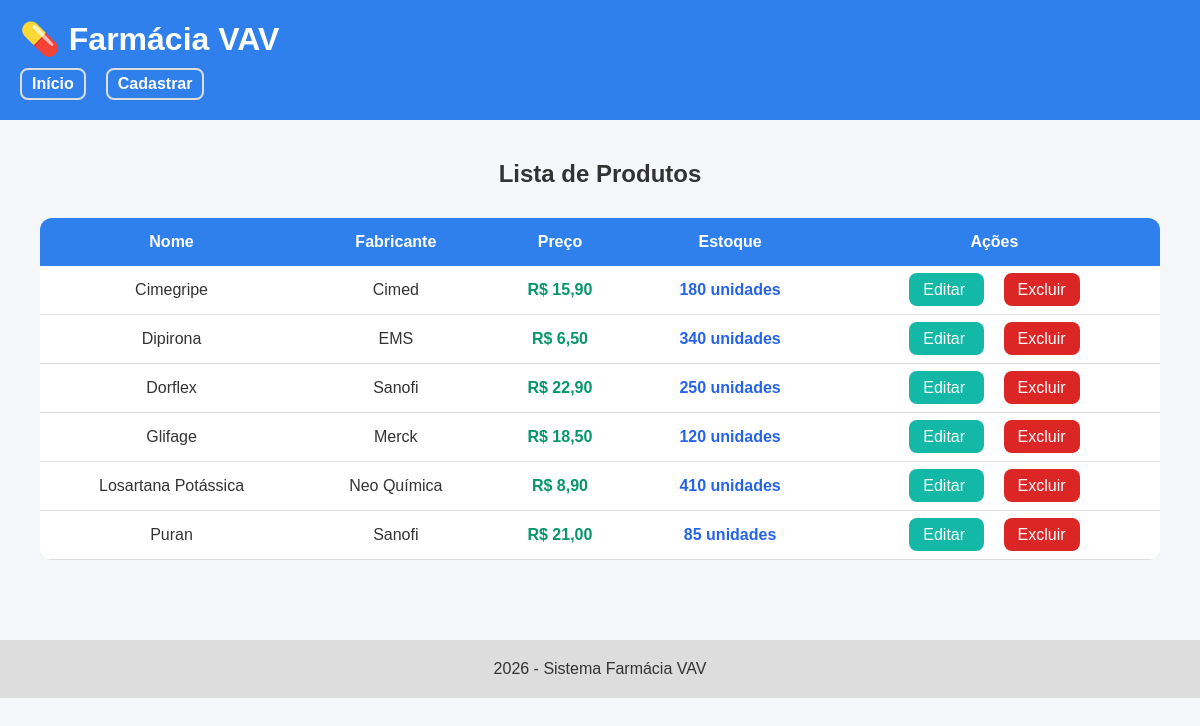
The page / on the database its author committed.
### tables this page shows
CREATE TABLE `produtos` (
  `id` int(11) NOT NULL,
  `nome` varchar(50) NOT NULL,
  `fabricante` varchar(50) NOT NULL,
  `preco` decimal(10,2) NOT NULL,
  `estoque` int(11) NOT NULL
);

### index.php (the view)
<?php
require_once './config/conexao.php';
require_once './includes/header.php';
$sql = "SELECT * FROM produtos ORDER BY nome ASC";
$stmt = $pdo->prepare($sql);
$stmt->execute();
$produtos = $stmt->fetchAll(PDO::FETCH_ASSOC);
?>
<div class="container">
        <div class="titulo">
            <h2>Lista de Produtos</h2>
        </div>
        <div class="tabela-responsiva">
        <?php if(count($produtos) > 0): ?>
        <table>
            <tr>
                <th>Nome</th>
                <th>Fabricante</th>
                <th>Preço</th>
                <th>Estoque</th>
                <th>Ações</th>
            </tr>
            <?php foreach($produtos as $produto): ?>
            <tr>
                <td>
                    <?= htmlspecialchars($produto['nome']); ?>
                </td>
                <td>
                    <?= htmlspecialchars($produto['fabricante']); ?>
                </td>
                <td class="preco">
                    R$ <?= number_format($produto['preco'], 2, ',', '.'); ?>
                </td>
                <td class="estoque">
                    <?= htmlspecialchars($produto['estoque']); ?> unidades
                </td>
                <td class="acoes">
                    <a class="editar"
                    href="editar.php?id=<?= (int)$produto['id']; ?>">
                        Editar
                    </a>
                    <a class="excluir"
                    href="excluir.php?id=<?= (int)$produto['id']; ?>"
                    onclick="return confirm('Deseja excluir este produto?')">
                    Excluir
                    </a>
                </td>
            </tr>
            <?php endforeach; ?>
        </table>
        </div>
        <?php else: ?>
        <p>Nenhum produto cadastrado.</p>
        <?php endif; ?>
    </div>
<?php
require_once './includes/footer.php';
?>

### includes/header.php (shortened to what this page needs)
<!DOCTYPE html>
<html lang="pt-br">
<head>
    <link rel="stylesheet" href="./css/style.css">
</head>
<body>
<header class="topo">
    <h1>💊 Farmácia VAV</h1>
    <nav>
        <a href="/farmacia_vav/index.php">Início</a>
        <a href="/farmacia_vav/cadastro.php">Cadastrar</a>
    </nav>
</header>
<main class="container">

### includes/footer.php
</main>
<footer class="rodape">
    <p>2026 - Sistema Farmácia VAV</p>
</footer>
</body>
</html>

### css/style.css (style rules this page uses)
* { margin: 0; padding: 0; box-sizing: border-box; }
body { font-family: Arial, sans-serif; background-color: #f5f7fa; color: #333; }
.topo { background-color: #2f80ed; color: white; padding: 20px; }
.topo h1 { margin-bottom: 10px; }
.topo nav { display: flex; gap: 20px; }
.topo a { color: white; text-decoration: none; font-weight: bold; border: #ddd solid 2px; border-radius: 8px; padding: 5px 10px; }
.container { padding: 20px; }
.rodape { margin-top: 40px; padding: 20px; text-align: center; background-color: #ddd; }
.tabela-responsiva { overflow-x: auto; }
.editar { background-color: #14b8a6; }
.excluir { background-color: #dc2626; }
@media (min-width: 750px) { .titulo { text-align: center; margin-bottom: 30px; } }
@media (min-width: 750px) { table { width: 100%; border-collapse: collapse; background-color: white; border-radius: 12px; overflow: hidden; } }
@media (min-width: 750px) { th { background-color: #2f80ed; color: white; padding: 15px; } }
@media (min-width: 750px) { td { padding: 15px; text-align: center; border-bottom: 1px solid #ddd; } }
@media (min-width: 750px) { .preco { color: #059669; font-weight: bold; } }
@media (min-width: 750px) { .estoque { color: #2563eb; font-weight: bold; } }
@media (min-width: 750px) { .acoes a { text-decoration: none; padding: 8px 14px; border-radius: 8px; color: white; margin: 0 10px; } }

### rows shown on the page
produtos: nome "Cimegripe", fabricante "Cimed", preco "15,90", estoque "180"
produtos: nome "Dipirona", fabricante "EMS", preco "6,50", estoque "340"
produtos: nome "Dorflex", fabricante "Sanofi", preco "22,90", estoque "250"
produtos: nome "Glifage", fabricante "Merck", preco "18,50", estoque "120"
produtos: nome "Losartana Potássica", fabricante "Neo Química", preco "8,90", estoque "410"
produtos: nome "Puran", fabricante "Sanofi", preco "21,00", estoque "85"
